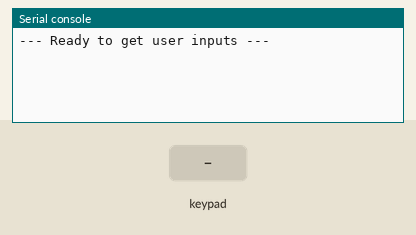
A program run on a simulated Raspberry Pi Pico running MicroPython. Shown: the last lines printed to the serial console. The inputs (shaded band) are chosen by the test bench.

Above: at 1.2 s.
1.3 s: key 'D' pressed
At 2.4 s:
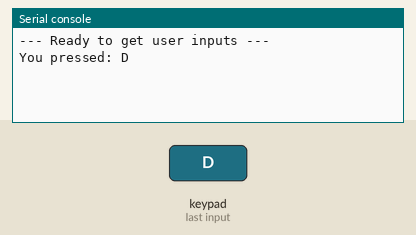
2.8 s: keypad keys 1 2 pressed 0.4 s apart
At 3.9 s:
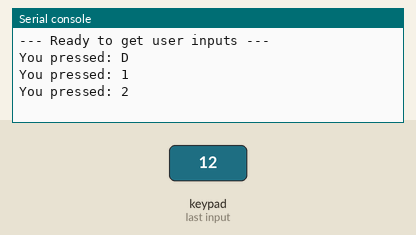
5.1 s: key '#' pressed
At 6.3 s:
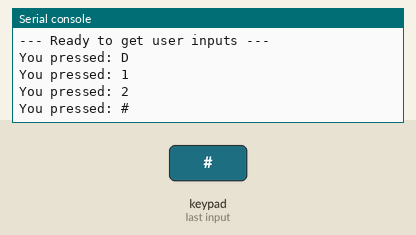
6.6 s: keypad keys 1 2 * pressed 0.4 s apart
At 8.3 s:
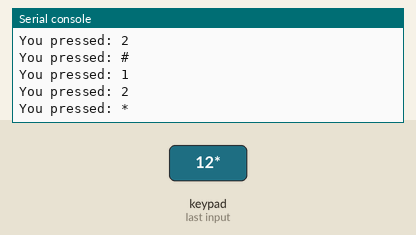
9.3 s: key 'C' pressed
At 9.7 s:
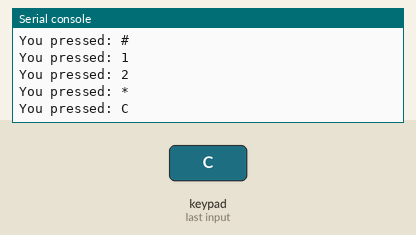
10.8 s: keypad keys 1 2 A pressed 0.4 s apart
At 12.7 s:
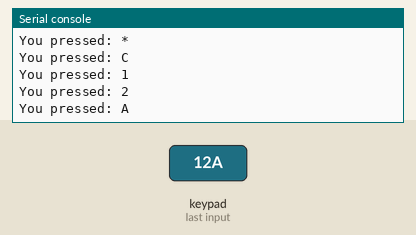

Measured:
- after the input at 1.3 s, the serial console: prints a new line at once (image 1)
- after the input at 2.8 s, the serial console: prints a new line at once (image 2)
- after the input at 5.1 s, the serial console: prints a new line at once (image 3)
- after the input at 6.6 s, the serial console: prints a new line at once (image 4)
- after the input at 9.3 s, the serial console: prints a new line at once (image 5)
- after the input at 10.8 s, the serial console: prints a new line at once (image 6)

The program:

TestKeypad.py
```python
from machine import Pin
import utime

col_list = [2, 3, 4, 5]
row_list = [6, 7, 8, 9]

for x in range(4):
    row_list[x] = Pin(row_list[x], Pin.OUT)
    row_list[x].value(1)

for x in range(4):
    col_list[x] = Pin(col_list[x], Pin.IN, Pin.PULL_UP)

key_map = [
    ["D", "#", "0", "*"],
    ["C", "9", "8", "7"],
    ["B", "6", "5", "4"],
    ["A", "3", "2", "1"],
]

def Keypad4x4Read(cols, rows):
    for r_idx, r in enumerate(rows):   # pull ONE row low at a time
        r.value(0)
        utime.sleep_us(10)             # let signal settle
        for c_idx, c in enumerate(cols):
            if c.value() == 0:         # key pressed in this row
                r.value(1)
                return key_map[r_idx][c_idx]
        r.value(1)                     # restore before next row
    return None

print("--- Ready to get user inputs ---")
while True:
    key = Keypad4x4Read(col_list, row_list)
    if key is not None:
        print("You pressed: " + key)
        utime.sleep(0.3)
```
